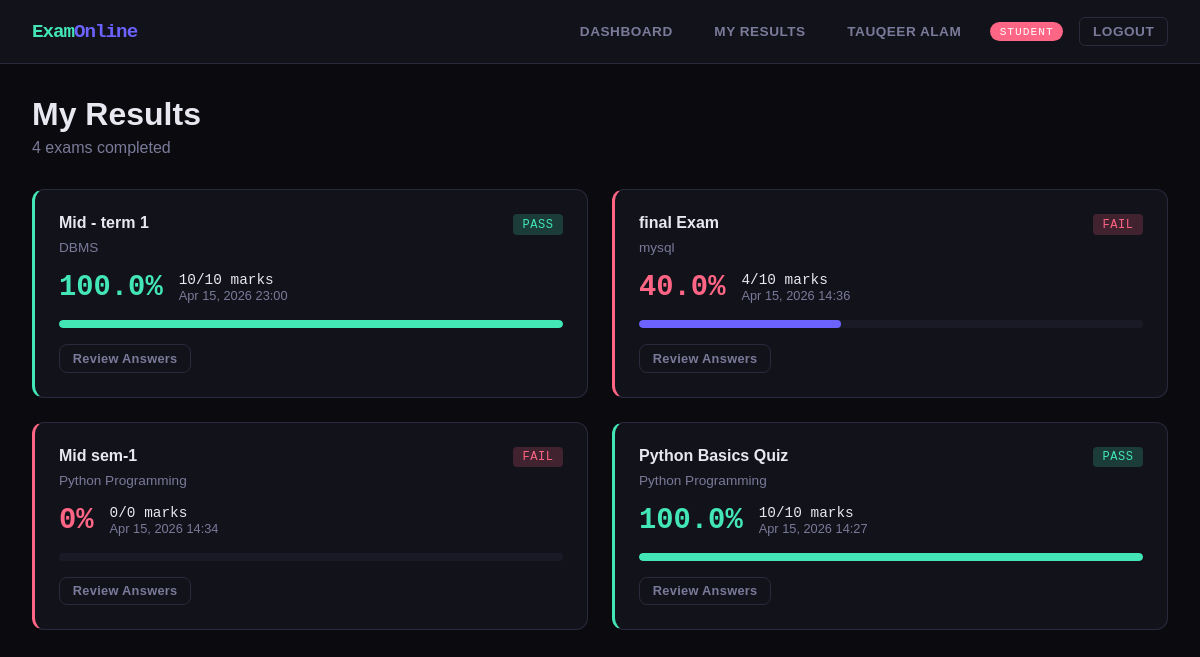
Screenshot of /my-results/ (signed in) with the database file from the repository.
### accounts/models.py (models this page shows, shortened)
class User(AbstractUser):
    ROLE_CHOICES = [('admin', 'Admin'), ('teacher', 'Teacher'), ('student', 'Student')]
    role = models.CharField(max_length=10, choices=ROLE_CHOICES, default='student')
    phone = models.CharField(max_length=15, blank=True)
    profile_pic = models.CharField(max_length=200, blank=True)
    bio = models.TextField(blank=True)
    created_at = models.DateTimeField(auto_now_add=True)

### exams/models.py (models this page shows, shortened)
class ExamAttempt(models.Model):
    exam = models.ForeignKey(Exam, on_delete=models.CASCADE, related_name='attempts')
    student = models.ForeignKey(User, on_delete=models.CASCADE)
    started_at = models.DateTimeField(auto_now_add=True)
    submitted_at = models.DateTimeField(null=True, blank=True)
    score = models.IntegerField(default=0)
    total_marks = models.IntegerField(default=0)
    is_submitted = models.BooleanField(default=False)
    class Meta:
        unique_together = (('exam', 'student'),)
    @property
    def percentage(self):
        if self.total_marks == 0:
            return 0
        return round((self.score / self.total_marks) * 100, 2)
    @property
    def passed(self):
        return self.score >= self.exam.pass_marks

class Exam(models.Model):
    title = models.CharField(max_length=200)
    subject = models.ForeignKey(Subject, on_delete=models.CASCADE)
    description = models.TextField(blank=True)
    duration_minutes = models.PositiveIntegerField(default=60)
    total_marks = models.IntegerField(default=0)
    pass_marks = models.IntegerField(default=0)
    start_time = models.DateTimeField()
    end_time = models.DateTimeField()
    questions = models.ManyToManyField(Question, blank=True)
    created_by = models.ForeignKey(User, on_delete=models.CASCADE)
    is_active = models.BooleanField(default=True)
    shuffle_questions = models.BooleanField(default=False)
    created_at = models.DateTimeField(auto_now_add=True)

class Subject(models.Model):
    name = models.CharField(max_length=100)
    code = models.CharField(max_length=20, unique=True)
    created_by = models.ForeignKey(User, on_delete=models.CASCADE)
    created_at = models.DateTimeField(auto_now_add=True)

### exams/views.py (the view)
# urls.py: path('my-results/', ev.my_results, name='my_results'),
@login_required
def my_results(request):
    if request.user.role != 'student':
        return redirect('dashboard')
    attempts = ExamAttempt.objects.filter(student=request.user, is_submitted=True).select_related('exam').order_by('-submitted_at')
    return render(request, 'exams/my_results.html', {'attempts': attempts})

### templates/exams/my_results.html (shortened to what this page needs)
{% extends 'base.html' %}
{% block content %}
<div class="container">
  <div class="page-header">
    <h1>My Results</h1>
    <p>{{ attempts.count }} exams completed</p>
  </div>
  {% if attempts %}
  <div class="grid-2">
    {% for a in attempts %}
    <div class="card" style="border-left:3px solid {% if a.passed %}var(--accent3){% else %}var(--accent2){% endif %}">
      <div style="display:flex;justify-content:space-between;align-items:flex-start;margin-bottom:1rem">
        <div>
          <div class="card-title">{{ a.exam.title }}</div>
          <div style="color:var(--text-dim);font-size:.85rem">{{ a.exam.subject.name }}</div>
        </div>
        <span class="tag {% if a.passed %}tag-pass{% else %}tag-fail{% endif %}">{% if a.passed %}PASS{% else %}FAIL{% endif %}</span>
      </div>
      <div style="display:flex;align-items:center;gap:1rem;margin-bottom:1rem">
        <div style="font-family:var(--mono);font-size:1.8rem;font-weight:700;color:{% if a.passed %}var(--accent3){% else %}var(--accent2){% endif %}">{{ a.percentage }}%</div>
        <div>
          <div style="font-family:var(--mono);font-size:.9rem">{{ a.score }}/{{ a.total_marks }} marks</div>
          <div style="color:var(--text-dim);font-size:.8rem">{{ a.submitted_at|date:"M d, Y H:i" }}</div>
        </div>
      </div>
      <div class="progress-bar" style="margin-bottom:1rem">
        <div class="progress-fill {% if a.percentage >= 50 %}green{% endif %}" style="width:{{ a.percentage }}%"></div>
      </div>
      <a href="{% url 'exam_result_detail' a.id %}" class="btn btn-ghost btn-sm">Review Answers</a>
    </div>
    {% endfor %}
  </div>
  {% else %}
  <div class="empty-state"><div class="icon">📊</div><p>No exam results yet. <a href="{% url 'student_dashboard' %}">Take an exam</a></p></div>
  {% endif %}
</div>
{% endblock %}

### templates/base.html (shortened to what this page needs)
<!DOCTYPE html>
<html lang="en">
<head>
</head>
<body>
{% if user.is_authenticated %}
<nav class="navbar">
  <div class="nav-brand">Exam<span>Online</span></div>
  <div class="nav-links">
    {% if user.role == 'admin' %}
      <a href="{% url 'admin_dashboard' %}">Dashboard</a>
      <a href="{% url 'manage_users' %}">Users</a>
      <a href="{% url 'all_results' %}">Results</a>
    {% elif user.role == 'teacher' %}
      <a href="{% url 'teacher_dashboard' %}">Dashboard</a>
      <a href="{% url 'question_bank' %}">Questions</a>
      <a href="{% url 'create_exam' %}">New Exam</a>
    {% else %}
      <a href="{% url 'student_dashboard' %}">Dashboard</a>
      <a href="{% url 'my_results' %}">My Results</a>
    {% endif %}
    <a href="{% url 'profile' %}">{{ user.get_full_name|default:user.username }}</a>
    <span class="badge-role {{ user.role }}">{{ user.role }}</span>
    <a href="{% url 'logout' %}" class="btn btn-ghost btn-sm">Logout</a>
  </div>
</nav>
{% endif %}
<main>
{% block content %}{% endblock %}
</main>
</body>
</html>

### templates/base.html (style rules this page uses)
:root { --bg: #0a0a0f; --surface: #12121a; --surface2: #1a1a26; --border: #2a2a3e; --accent: #6c63ff; --accent2: #ff6584; --accent3: #43e6b5; --text: #e8e8f0; --text-dim: #7a7a9a; --success: #43e6b5; --danger: #ff6584; --warning: #ffd166; --radius: 12px; --mono: 'Space Mono', monospace; --sans: 'Syne', sans-serif; }
* { box-sizing: border-box; margin: 0; padding: 0; }
body { background: var(--bg); color: var(--text); font-family: var(--sans); min-height: 100vh; }
a { color: var(--accent); text-decoration: none; }
.navbar { background: var(--surface); border-bottom: 1px solid var(--border); padding: 0 2rem; height: 64px; display: flex; align-items: center; justify-content: space-between; position: sticky; top: 0; z-index: 100; backdrop-filter: blur(10px); }
.nav-brand { font-family: var(--mono); font-weight: 700; font-size: 1.2rem; color: var(--accent3); letter-spacing: -1px; }
.nav-brand span { color: var(--accent); }
.nav-links { display: flex; gap: 1rem; align-items: center; }
.nav-links a { color: var(--text-dim); font-size: .85rem; font-weight: 600; padding: .4rem .8rem; border-radius: 6px; transition: all .2s; text-transform: uppercase; letter-spacing: .5px; }
.badge-role { background: var(--accent); color: #fff; font-size: .7rem; padding: .2rem .6rem; border-radius: 20px; font-family: var(--mono); text-transform: uppercase; letter-spacing: 1px; }
.badge-role.student { background: var(--accent2); }
.container { max-width: 1200px; margin: 0 auto; padding: 2rem; }
.page-header { margin-bottom: 2rem; }
.page-header h1 { font-size: 2rem; font-weight: 800; color: var(--text); }
.page-header p { color: var(--text-dim); margin-top: .4rem; }
.card { background: var(--surface); border: 1px solid var(--border); border-radius: var(--radius); padding: 1.5rem; transition: border-color .2s; }
.card-title { font-weight: 700; font-size: 1rem; margin-bottom: .5rem; color: var(--text); }
.btn { display: inline-flex; align-items: center; gap: .4rem; padding: .6rem 1.2rem; border-radius: 8px; border: none; cursor: pointer; font-family: var(--sans); font-weight: 600; font-size: .85rem; transition: all .2s; text-decoration: none; letter-spacing: .3px; }
.btn-ghost { background: transparent; color: var(--text-dim); border: 1px solid var(--border); }
.btn-sm { padding: .35rem .8rem; font-size: .8rem; }
.tag { display: inline-block; padding: .2rem .6rem; border-radius: 4px; font-size: .75rem; font-family: var(--mono); text-transform: uppercase; letter-spacing: .5px; }
.tag-pass { background: rgba(67,230,181,.2); color: var(--accent3); }
.tag-fail { background: rgba(255,101,132,.2); color: var(--accent2); }
.grid-2 { display: grid; grid-template-columns: 1fr 1fr; gap: 1.5rem; }
.progress-bar { background: var(--surface2); border-radius: 10px; height: 8px; overflow: hidden; }
.progress-fill { height: 100%; background: var(--accent); border-radius: 10px; transition: width .5s; }
.progress-fill.green { background: var(--accent3); }

### rows the page displays
User: get_full_name "TAUQEER ALAM", role "STUDENT"
ExamAttempt: exam "Mid - term 1", exam.subject.name "DBMS", shows "PASS", percentage "100.0", score "10", total_marks "10", submitted_at "Apr 15, 2026 23:00"
ExamAttempt: exam "final Exam", exam.subject.name "mysql", shows "FAIL", percentage "40.0", score "4", total_marks "10", submitted_at "Apr 15, 2026 14:36"
ExamAttempt: exam "Mid sem-1", exam.subject.name "Python Programming", shows "FAIL", percentage "0", score "0", total_marks "0", submitted_at "Apr 15, 2026 14:34"
ExamAttempt: exam "Python Basics Quiz", exam.subject.name "Python Programming", shows "PASS", percentage "100.0", score "10", total_marks "10", submitted_at "Apr 15, 2026 14:27"

### other values shown
{{ attempts.count }} "4"
